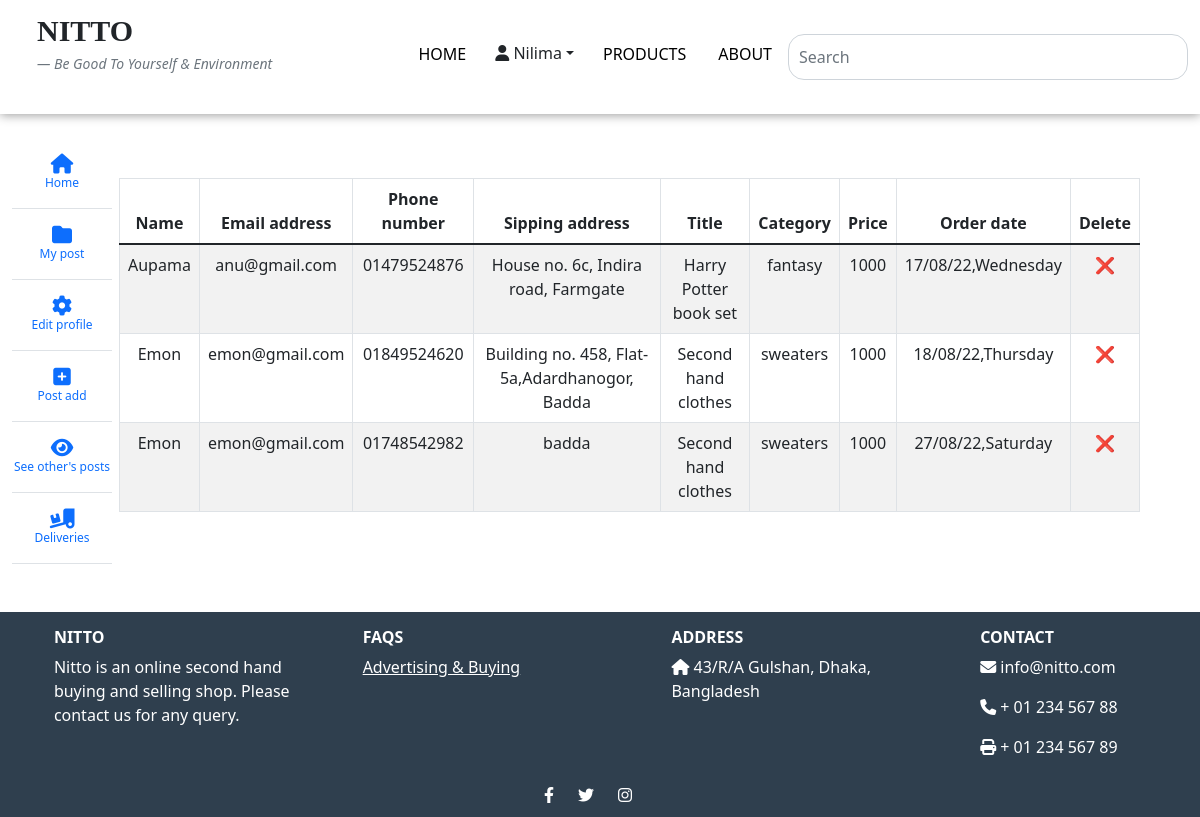
The page /order_detail.php (signed in) on the database its author committed.
### tables this page shows
CREATE TABLE `order_details` (
  `order_id` int(255) NOT NULL,
  `name` text NOT NULL,
  `contact_number` int(255) NOT NULL,
  `mail` varchar(500) NOT NULL,
  `shipping_address` varchar(500) NOT NULL,
  `seller_id` int(255) NOT NULL,
  `item` varchar(255) NOT NULL,
  `sub_category` varchar(500) NOT NULL,
  `price` int(255) NOT NULL,
  `date` varchar(500) NOT NULL
);

### order_detail.php (the view, shortened to what this page needs)
<?php
include_once 'header.php';
if (isset($_SESSION['username']) && $_SESSION['role'] == 'user') {
    ?>
   <div class="container ms-0 mt-4">
<div class="row">
<div class="col-1">
            <?php  include_once 'side_navbar.php'; ?>
</div>
<div class="col ms-4 mt-3">
<div class="d-flex flex-column">
<div class="row" id="admin_search_result">
<?php
$user_id = $_SESSION['id'];
    $query = mysqli_query(
    $mysqli_connection,
    "SELECT * FROM order_details where seller_id='$user_id'");
    $rowcount = mysqli_num_rows($query);
    if ($rowcount > 0) {?>
        <table class="table table-striped table-hover table-bordered mt-4 text-center">
<thead>
<tr>
<th>Name</th>
<th>Email address</th>
<th>Phone number</th>
<th>Sipping address</th>
<th>Title</th>
<th>Category</th>
<th>Price</th>
<th>Order date</th>
<th>Delete</th>
</tr>
</thead>
<tbody>
<?php
for ($i = 0; $i < $rowcount; ++$i) {
    $row = mysqli_fetch_array($query); ?>
<tr>
          <td><?php echo $row['name']; ?></td>
          <td><?php echo $row['mail']; ?></td>
          <td>0<?php echo $row['contact_number']; ?></td>
          <td><?php echo $row['shipping_address']; ?></td>
          <td><?php echo $row['item']; ?></td>
          <td><?php echo $row['sub_category']; ?></td>
          <td><?php echo $row['price']; ?></td>
          <td><?php echo $row['date']; ?></td>
       <td><a href="order_delete.php?id=<?php echo $row['order_id']; ?>" onclick='return checkdelete()' class="text-decoration-none" >❌</a></td>
</tr>
    <?php
}
?>
</tbody>
</table>
  <?php  } ?>
</div>
</div>
</div></div></div>
<?php  include_once 'footer.php';
} ?>

### header.php (shortened to what this page needs)
<!DOCTYPE html>
<html lang="en">
<head>
    <link href="https://cdn.jsdelivr.net/npm/bootstrap@5.1.3/dist/css/bootstrap.min.css" rel="stylesheet">
    <link rel="stylesheet" href="style.css">
    <link rel="stylesheet" href="https://cdnjs.cloudflare.com/ajax/libs/font-awesome/6.1.1/css/all.min.css">
</head>
<body>
  <nav class="navbar navbar-light bg-white navbar-expand-lg h-100 sticky-top header" >
<div class="container-fluid">
<figure>
  <blockquote class="blockquote">NITTO</blockquote>
  <figcaption class="blockquote-footer fst-italic">Be Good To Yourself & Environment</figcaption>
</figure>
  <div class="collapse navbar-collapse justify-content-end" id="navbarNav">
  <form>
    <ul class="nav text-uppercase">
  <li class="nav-item text-underline-hover">
    <a class="nav-link text-black" href="main.php">Home</a>
    </li>
    <li class="nav-item text-underline-hover dropdown">
<?php
    if (isset($_SESSION['username']) && $_SESSION['role'] == 'admin') {?>
    <button class="btn btn-white dropdown-toggle" type="button" id="dropdownMenuButton1" data-bs-toggle="dropdown" aria-expanded="false">
    <i class="fas fa-thin fa-user"></i> <?php echo $_SESSION['username']; ?></button>
    <ul class="dropdown-menu" aria-labelledby="dropdownMenuButton1">
    <li><a href="admin_dashboard.php">Dashboard</a></li>
    <li><a href="logout.php" onclick="return logout()">Log Out</a></li>
  </ul>
        <?php } elseif (isset($_SESSION['username']) && $_SESSION['role'] == 'user') {?>
    <button class="btn btn-white dropdown-toggle" type="button" id="dropdownMenuButton1" data-bs-toggle="dropdown" aria-expanded="false">
    <i class="fas fa-thin fa-user"></i> <?php echo $_SESSION['username']; ?></button>
        <?php
    } ?>
  <li class="nav-item text-underline-hover">
    <a class="nav-link text-black" href="Product_view.php">Products</a>
    </li>
        <li class="nav-item text-underline-hover">
    <a class="nav-link text-black" href="about.php" >About</a>
    </li>
    <li class="nav-item d-flex ">
      <div class="searchbox">
    <form method="POST" class="d-flex" action="#"class="overlay">
    <input class="form-control" id="header_search_field" type="search" placeholder="Search" aria-label="Search">
      </form> </div>
</li>
</ul>
</form>
</div></div></nav>

### side_navbar.php (shortened to what this page needs)
<?php
if (isset($_SESSION['username']) && ($_SESSION['role'] == 'admin')) {?>
<div class="side-navbar navbar-expand-lg d-flex flex-column">
<button class="navbar-toggler " type="button" data-bs-toggle="offcanvas" data-bs-target="#offcanvasNavbar" aria-controls="offcanvasNavbar">
<i class="fa fa-bars" aria-hidden="true"></i>
</button>
<div class="offcanvas offcanvas-end" tabindex="-1" id="offcanvasNavbar" aria-labelledby="offcanvasNavbarLabel">
<div class="offcanvas-header">
<button type="button" class="btn-close text-reset" data-bs-dismiss="offcanvas" aria-label="Close"></button>
</div>
<div class="offcanvas-body">
<div class=" d-flex flex-column flex-shrink-0 bg-light " style="width: 100px; background:white !important;">
<ul class="nav nav-pills nav-flush flex-column mb-auto text-center">
<li><a href="main.php" class="nav-link-1  py-3 border-bottom text-decoration-none"> <i class="fa fa-home"></i> <small>Home</small> </a> </li>
<li> <a href="admin_dashboard.php" class="nav-link-1 py-3 border-bottom text-decoration-none active"> <i class="fa fa-solid fa-file-lines"></i> <small>Manage Users</small> </a> </li>
<li> <a href="product_view.php" class="nav-link-1 py-3 border-bottom text-decoration-none"> <i class="fa fa-eye"></i> <small>See posts</small> </a> </li>
<li> <a href="#" class="nav-link-1 py-3 border-bottom text-decoration-none" data-bs-toggle="modal" data-bs-target="#new_admin_modal"> <i class="fa fa-plus-square"></i> <small>Add new admin</small> </a> </li>
<li> <a href="#" data-bs-toggle="modal" data-bs-target="#edit_profile" class="nav-link-1 py-3 border-bottom text-decoration-none"> <i class="fa fa-cog"></i> <small>Edit profile</small> </a> </li>
</ul>
</div>
</div>
</div>
</div>  <?php } else {?>
<div class="side-navbar sticky-top navbar-expand-lg d-flex  flex-column">
  <div class="offcanvas offcanvas-end" tabindex="-1" id="offcanvasNavbar" aria-labelledby="offcanvasNavbarLabel">
<div class="offcanvas-body">
<div class=" d-flex flex-column flex-shrink-0 bg-light" style="width: 100px; background:white !important;">
<ul class="nav nav-pills nav-flush flex-column mb-auto text-center">
<li><a href="main.php" class="nav-link-1  py-3 border-bottom text-decoration-none"> <i class="fa fa-house"></i> <small>Home</small> </a> </li>
<li> <a href="seller_dashboard.php" class="nav-link-1 py-3 border-bottom text-decoration-none"> <i class="fa fa-folder"></i><small>My post</small> </a> </li>
<li> <a href="#" data-bs-toggle="modal" data-bs-target="#edit_profile" class="nav-link-1 py-3 border-bottom text-decoration-none"> <i class="fa fa-cog"></i> <small>Edit profile</small> </a> </li>
<li> <a href="#" data-bs-toggle="modal" data-bs-target="#post_add" class="nav-link-1 py-3 border-bottom text-decoration-none" style="text-decoration: none;"> <i class="fa fa-plus-square"></i> <small>Post add</small> </a> </li>
<li> <a href="product_view.php" class="nav-link-1 py-3 border-bottom text-decoration-none"> <i class="fa fa-eye"></i> <small>See other's posts</small> </a> </li>
<li> <a href="order_detail.php" class="nav-link-1 py-3 border-bottom text-decoration-none"> <i class="fa fa-truck-ramp-box"></i> <small>Deliveries</small> </a> </li>
</ul>
</div>
</div>
  </div>
</div><?php }
?>

### footer.php (shortened to what this page needs)
<footer class="text-white d-flex justify-content-center mt-5 pt-3">
<div class="container ">
        <div class="row">
          <div class="col-md-3 col-lg-4 col-xl-3 mx-auto mb-2">
            <h6 class="text-uppercase fw-bold">Nitto</h6>
            <p> Nitto is an online second hand buying and selling shop. Please contact us for any query.
            </p>
          </div>
                    <div class="col-md-2 col-lg-4 col-xl-3 mx-auto mb-2">
            <h6 class="text-uppercase fw-bold">FAQs</h6>
            <p><a href="#!" class="text-white text-decoration-underline">Advertising & Buying</a></p>
          </div>
                    <div class="col-md-2 col-lg-4 col-xl-3 mx-auto mb-2">
            <h6 class="text-uppercase fw-bold">Address</h6>
             <p><i class="fas fa-home mr-3"></i> 43/R/A Gulshan, Dhaka, Bangladesh</p>
          </div>
          <div class="col-md-2 col-lg-2 col-xl-2 mx-auto mb-2">
            <h6 class="text-uppercase fw-bold">Contact</h6>
            <p><i class="fas fa-envelope mr-3"></i> info@nitto.com</p>
            <p><i class="fas fa-phone mr-3"></i> + 01 234 567 88</p>
            <p><i class="fas fa-print mr-3"></i> + 01 234 567 89</p>
          </div>
            <div class="d-flex justify-content-center">
        <a href="" class="text-white me-4">
          <i class="fab fa-facebook-f"></i>
        </a>
        <a href="" class="text-white me-4">
          <i class="fab fa-twitter"></i>
        </a>
        <a href="" class="text-white me-4">
          <i class="fab fa-instagram"></i></a>
</div>
</div>
</div>
    </footer></body></html>

### style.css (style rules this page uses)
nav { box-shadow: 0px 1px 10px #999; }
nav a, #explore a { color: black; text-decoration: none; }
.blockquote { font-family: serif; font-weight: 900; font-size: 30px; }
figure { margin-left: 25px; padding-bottom: 0; }
#header_search_field { padding: 10px; width: 400px; display: block; margin: 0 auto; }
footer { background-color: rgb(47, 63, 78); padding-bottom: 10px; position: relative; }
.form-control { background: rgba(255, 255, 255, 0.2); border-radius: 16px; }
.nav-link-1 { border-radius: 0px !important; transition: all 0.5s; width: 100px; display: flex; flex-direction: column; }
.nav-link-1 small { font-size: 12px; }
.nav-link-1 .fa { transition: all 1s; font-size: 20px; }
.offcanvas { width: 150px; }

### rows shown on the page
order_details: name "Aupama", mail "anu@gmail.com", contact_number "1479524876", shipping_address "House no. 6c, Indira road, Farmgate", item "Harry Potter book set", sub_category "fantasy", price "1000", date "17/08/22,Wednesday"
order_details: name "Emon", mail "emon@gmail.com", contact_number "1849524620", shipping_address "Building no. 458, Flat-5a,Adardhanogor, Badda", item "Second hand clothes", sub_category "sweaters", price "1000", date "18/08/22,Thursday"
order_details: name "Emon", mail "emon@gmail.com", contact_number "1748542982", shipping_address "badda", item "Second hand clothes", sub_category "sweaters", price "1000", date "27/08/22,Saturday"

### other values the page prints
$_SESSION['username'] "Nilima"
